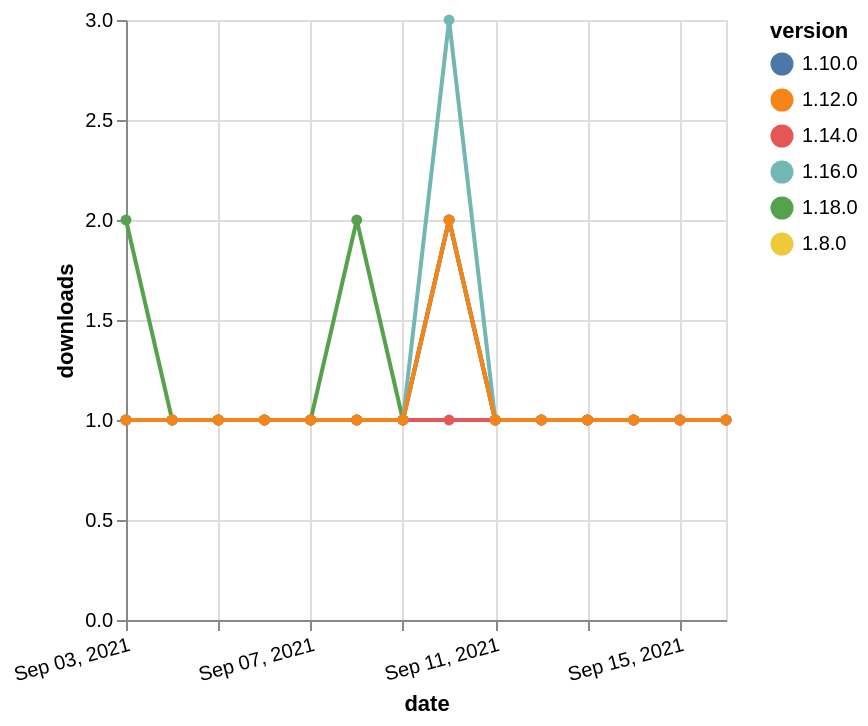

This figure's Vega-Lite source:
### Vega-Lite specification from a JSON file in a GitHub repository (floating-point values rounded to 4 significant figures)
{"$schema": "https://vega.github.io/schema/vega-lite/v5.json", "description": "A simple bar chart with embedded data.", "data": {"values": [{"date": "2021-09-03", "total": 107, "delta": 2, "version": "1.18.0"}, {"date": "2021-09-04", "total": 108, "delta": 1, "version": "1.18.0"}, {"date": "2021-09-05", "total": 109, "delta": 1, "version": "1.18.0"}, {"date": "2021-09-06", "total": 110, "delta": 1, "version": "1.18.0"}, {"date": "2021-09-07", "total": 111, "delta": 1, "version": "1.18.0"}, {"date": "2021-09-08", "total": 113, "delta": 2, "version": "1.18.0"}, {"date": "2021-09-09", "total": 114, "delta": 1, "version": "1.18.0"}, {"date": "2021-09-10", "total": 116, "delta": 2, "version": "1.18.0"}, {"date": "2021-09-11", "total": 117, "delta": 1, "version": "1.18.0"}, {"date": "2021-09-12", "total": 118, "delta": 1, "version": "1.18.0"}, {"date": "2021-09-13", "total": 119, "delta": 1, "version": "1.18.0"}, {"date": "2021-09-14", "total": 120, "delta": 1, "version": "1.18.0"}, {"date": "2021-09-15", "total": 121, "delta": 1, "version": "1.18.0"}, {"date": "2021-09-16", "total": 122, "delta": 1, "version": "1.18.0"}, {"date": "2021-09-03", "total": 215, "delta": 1, "version": "1.8.0"}, {"date": "2021-09-04", "total": 216, "delta": 1, "version": "1.8.0"}, {"date": "2021-09-05", "total": 217, "delta": 1, "version": "1.8.0"}, {"date": "2021-09-06", "total": 218, "delta": 1, "version": "1.8.0"}, {"date": "2021-09-07", "total": 219, "delta": 1, "version": "1.8.0"}, {"date": "2021-09-08", "total": 220, "delta": 1, "version": "1.8.0"}, {"date": "2021-09-09", "total": 221, "delta": 1, "version": "1.8.0"}, {"date": "2021-09-10", "total": 223, "delta": 2, "version": "1.8.0"}, {"date": "2021-09-11", "total": 224, "delta": 1, "version": "1.8.0"}, {"date": "2021-09-12", "total": 225, "delta": 1, "version": "1.8.0"}, {"date": "2021-09-13", "total": 226, "delta": 1, "version": "1.8.0"}, {"date": "2021-09-14", "total": 227, "delta": 1, "version": "1.8.0"}, {"date": "2021-09-15", "total": 228, "delta": 1, "version": "1.8.0"}, {"date": "2021-09-16", "total": 229, "delta": 1, "version": "1.8.0"}, {"date": "2021-09-03", "total": 172, "delta": 1, "version": "1.10.0"}, {"date": "2021-09-04", "total": 173, "delta": 1, "version": "1.10.0"}, {"date": "2021-09-05", "total": 174, "delta": 1, "version": "1.10.0"}, {"date": "2021-09-06", "total": 175, "delta": 1, "version": "1.10.0"}, {"date": "2021-09-07", "total": 176, "delta": 1, "version": "1.10.0"}, {"date": "2021-09-08", "total": 177, "delta": 1, "version": "1.10.0"}, {"date": "2021-09-09", "total": 178, "delta": 1, "version": "1.10.0"}, {"date": "2021-09-10", "total": 180, "delta": 2, "version": "1.10.0"}, {"date": "2021-09-11", "total": 181, "delta": 1, "version": "1.10.0"}, {"date": "2021-09-12", "total": 182, "delta": 1, "version": "1.10.0"}, {"date": "2021-09-13", "total": 183, "delta": 1, "version": "1.10.0"}, {"date": "2021-09-14", "total": 184, "delta": 1, "version": "1.10.0"}, {"date": "2021-09-15", "total": 185, "delta": 1, "version": "1.10.0"}, {"date": "2021-09-16", "total": 186, "delta": 1, "version": "1.10.0"}, {"date": "2021-09-03", "total": 165, "delta": 1, "version": "1.16.0"}, {"date": "2021-09-04", "total": 166, "delta": 1, "version": "1.16.0"}, {"date": "2021-09-05", "total": 167, "delta": 1, "version": "1.16.0"}, {"date": "2021-09-06", "total": 168, "delta": 1, "version": "1.16.0"}, {"date": "2021-09-07", "total": 169, "delta": 1, "version": "1.16.0"}, {"date": "2021-09-08", "total": 170, "delta": 1, "version": "1.16.0"}, {"date": "2021-09-09", "total": 171, "delta": 1, "version": "1.16.0"}, {"date": "2021-09-10", "total": 174, "delta": 3, "version": "1.16.0"}, {"date": "2021-09-11", "total": 175, "delta": 1, "version": "1.16.0"}, {"date": "2021-09-12", "total": 176, "delta": 1, "version": "1.16.0"}, {"date": "2021-09-13", "total": 177, "delta": 1, "version": "1.16.0"}, {"date": "2021-09-14", "total": 178, "delta": 1, "version": "1.16.0"}, {"date": "2021-09-15", "total": 179, "delta": 1, "version": "1.16.0"}, {"date": "2021-09-16", "total": 180, "delta": 1, "version": "1.16.0"}, {"date": "2021-09-03", "total": 139, "delta": 1, "version": "1.14.0"}, {"date": "2021-09-04", "total": 140, "delta": 1, "version": "1.14.0"}, {"date": "2021-09-05", "total": 141, "delta": 1, "version": "1.14.0"}, {"date": "2021-09-06", "total": 142, "delta": 1, "version": "1.14.0"}, {"date": "2021-09-07", "total": 143, "delta": 1, "version": "1.14.0"}, {"date": "2021-09-08", "total": 144, "delta": 1, "version": "1.14.0"}, {"date": "2021-09-09", "total": 145, "delta": 1, "version": "1.14.0"}, {"date": "2021-09-10", "total": 146, "delta": 1, "version": "1.14.0"}, {"date": "2021-09-11", "total": 147, "delta": 1, "version": "1.14.0"}, {"date": "2021-09-12", "total": 148, "delta": 1, "version": "1.14.0"}, {"date": "2021-09-13", "total": 149, "delta": 1, "version": "1.14.0"}, {"date": "2021-09-14", "total": 150, "delta": 1, "version": "1.14.0"}, {"date": "2021-09-15", "total": 151, "delta": 1, "version": "1.14.0"}, {"date": "2021-09-16", "total": 152, "delta": 1, "version": "1.14.0"}, {"date": "2021-09-03", "total": 167, "delta": 1, "version": "1.12.0"}, {"date": "2021-09-04", "total": 168, "delta": 1, "version": "1.12.0"}, {"date": "2021-09-05", "total": 169, "delta": 1, "version": "1.12.0"}, {"date": "2021-09-06", "total": 170, "delta": 1, "version": "1.12.0"}, {"date": "2021-09-07", "total": 171, "delta": 1, "version": "1.12.0"}, {"date": "2021-09-08", "total": 172, "delta": 1, "version": "1.12.0"}, {"date": "2021-09-09", "total": 173, "delta": 1, "version": "1.12.0"}, {"date": "2021-09-10", "total": 175, "delta": 2, "version": "1.12.0"}, {"date": "2021-09-11", "total": 176, "delta": 1, "version": "1.12.0"}, {"date": "2021-09-12", "total": 177, "delta": 1, "version": "1.12.0"}, {"date": "2021-09-13", "total": 178, "delta": 1, "version": "1.12.0"}, {"date": "2021-09-14", "total": 179, "delta": 1, "version": "1.12.0"}, {"date": "2021-09-15", "total": 180, "delta": 1, "version": "1.12.0"}, {"date": "2021-09-16", "total": 181, "delta": 1, "version": "1.12.0"}]}, "width": "container", "mark": {"type": "line", "point": {"filled": true}}, "encoding": {"x": {"field": "date", "type": "temporal", "timeUnit": "yearmonthdate", "title": "date", "axis": {"labelAngle": -15}}, "y": {"field": "delta", "type": "quantitative", "title": "downloads"}, "color": {"field": "version", "type": "nominal"}, "tooltip": {"field": "delta"}}}
